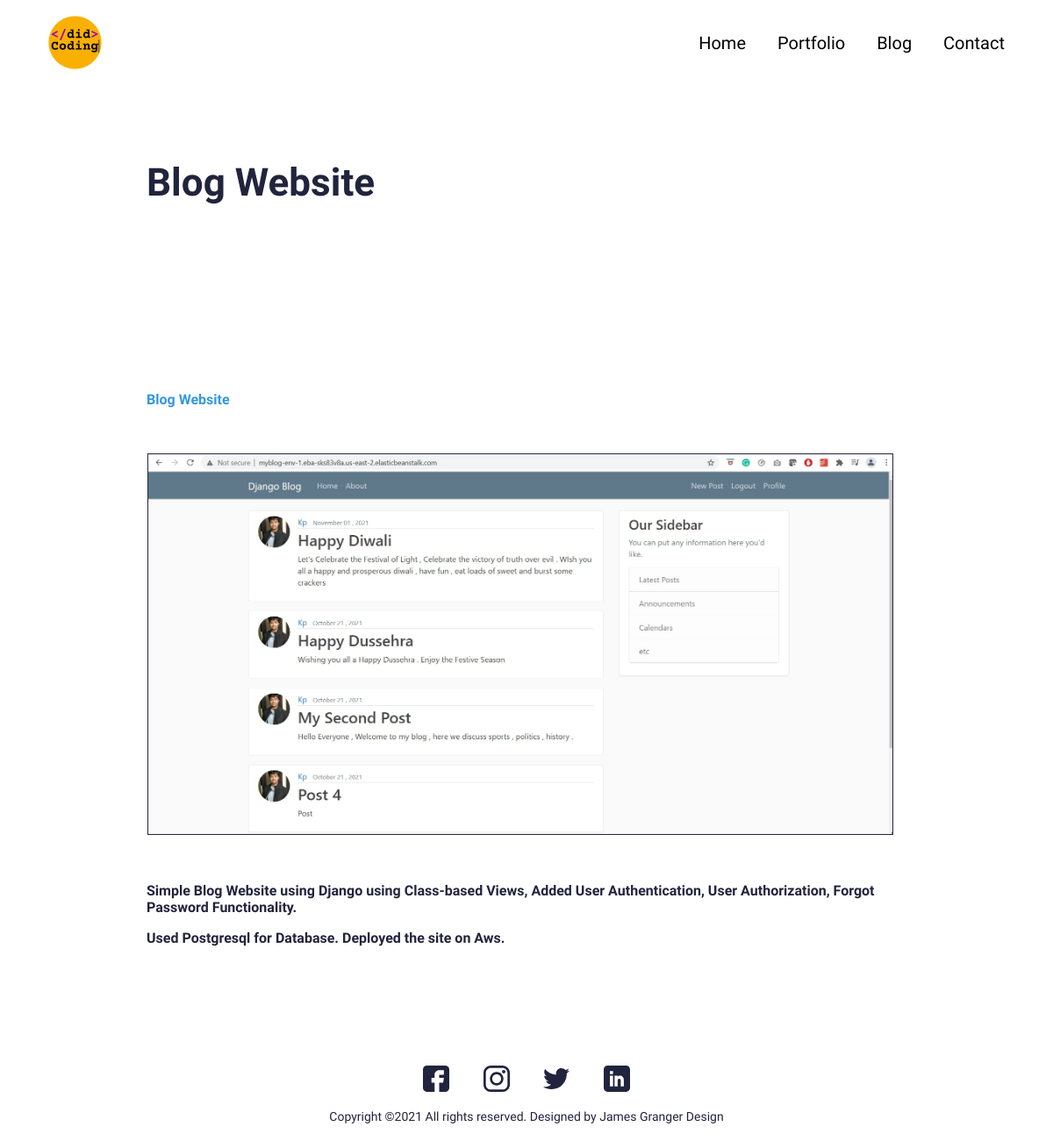
Screenshot of /portfolio/portfolio-1 with the database file from the repository.
### app/models.py (models this page shows, shortened)
class Portfolio(models.Model):
    class Meta:
        verbose_name_plural = 'Portfolio Profiles'
        verbose_name = 'Portfolio'
        ordering = ["name"]
    date = models.DateTimeField(blank=True, null=True)
    name = models.CharField(max_length=200, blank=True, null=True)
    description = models.CharField(max_length=500, blank=True, null=True)
    body = RichTextField(blank=True, null=True)
    image = models.ImageField(blank=True, null=True, upload_to="portfolio")
    slug = models.SlugField(null=True, blank=True)
    is_active = models.BooleanField(default=True)

### app/views.py (the view)
class PortfolioDetailView(generic.DetailView):
    model = Portfolio
    template_name = "app/portfolio-detail.html"

### resume/context_processors.py (called while the page is built)
def project_context(request):
    context = {
        'me': User.objects.first(),
    }
    return context

### app/templates/app/portfolio-detail.html (shortened to what this page needs)
{% extends 'app/base.html' %}
{% load static %}
{% block content %}
<section>
  <div class="innerPageBannerCol">
    <div class="container">
      <div class="row g-4 g-md-3  align-items-center">
        <div class="col-md-6">
          <div class="bannerContent">
            <h1 class="xlTitle pb-md-3">{{object.name}}</h1>
          </div>
        </div>
      </div>
    </div>
  </div>
</section>
<section>
  <div class="sectionSpaceSm">
    <div class="container">
      {{object.body|safe}}
    </div>
  </div>
</section>
{%endblock%}

### static/css/style.css (style rules this page uses)
:root { --primaryColor: #9C07B6; --primaryDarkColor: #3D0048; --primaryHoverColor: #900AA8; --secondaryColor: #F9B000; --baseColor: #21243D; --baseFont: 'Heebo', sans-serif; --titleFont: 'Courier Prime', monospace; --regular: 400; --medium: 500; --bold: 700; --black: 900; --lightBg: #F1F1F1; }
html { scroll-behavior: smooth; }
body { font-family: var(--baseFont); color: var(--baseColor); line-height: normal; }
img { max-width: 100%; }
a { color: inherit; }
a, .btn { -webkit-transition: all 300ms ease-in-out 0s; -o-transition: all 300ms ease-in-out 0s; transition: all 300ms ease-in-out 0s; text-decoration: none; }
.xlTitle { font-size: 44px; line-height: 1.3; font-weight: var(--bold); font-family: var(--titleFont) }
.sectionSpaceSm { padding: 35px 0; }
.innerPageBannerCol { padding: 180px 0 150px; }
@media (min-width:992px) { .container, .container-lg, .container-md, .container-sm, .container-xl, .container-xxl { max-width: 890px; } }

### rows the page displays
Portfolio: name "Blog Website", body "Blog Website Simple Blog Website using Django using Class-based Views, Added User Authentication, User Authorization, Forgot Password Functionality. Used Postgresql for Database. Deployed the site on Aws.", body (picture)
